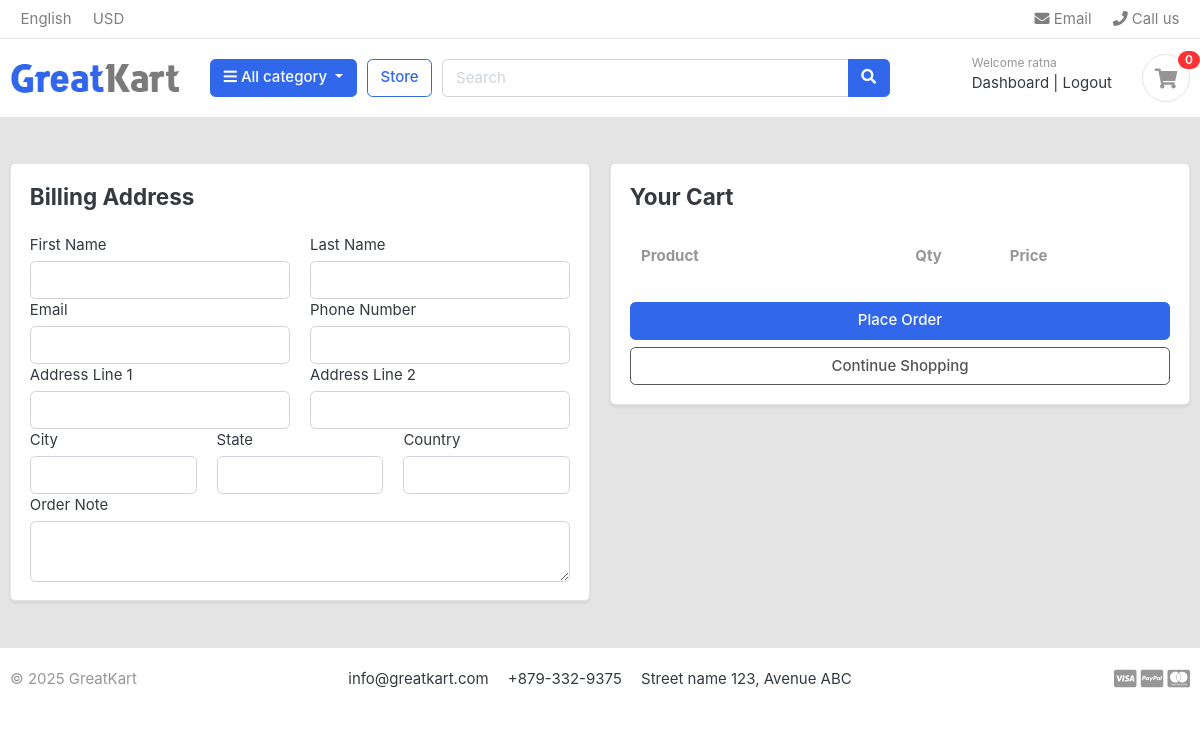
Before: /cart/checkout/ (signed in) with the older database file.
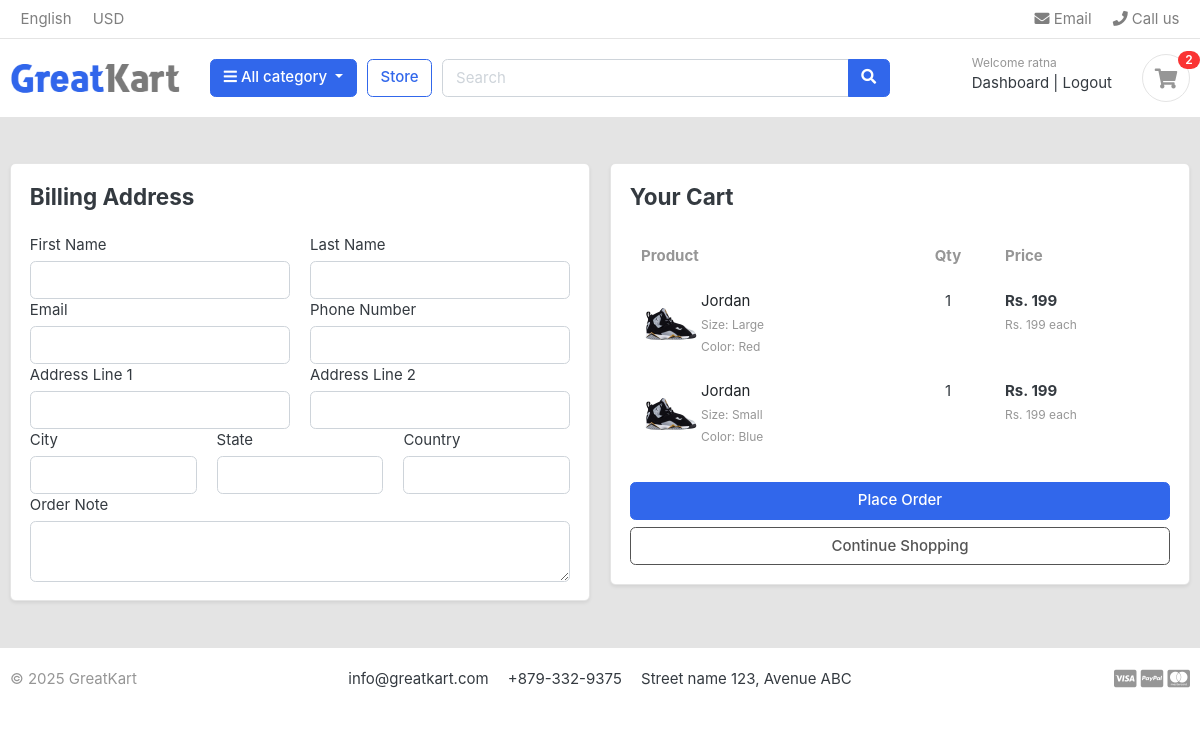
After: the same page with the newer database file.
### carts/models.py (models this page shows, shortened)
class CartItem(models.Model):
    user=models.ForeignKey(Account, on_delete=models.CASCADE, null=True)
    product = models.ForeignKey(Product, on_delete=models.CASCADE)
    variations = models.ManyToManyField(Variation, blank=True)  # Multiple variations can be added for the same product
    cart = models.ForeignKey(Cart, on_delete=models.CASCADE,null=True)
    quantity = models.IntegerField()
    is_active = models.BooleanField(default=True)
    def sub_total(self):
        return self.product.price * self.quantity

### store/models.py (models this page shows, shortened)
class Product(models.Model):
    product_name=models.CharField(max_length=200,unique=True)
    slug=models.SlugField(max_length=255,unique=True)
    description =models.TextField(max_length=500,blank=True)
    price=models.IntegerField()
    images=models.ImageField(upload_to='photos/products')
    stock=models.IntegerField()
    is_available=models.BooleanField(default=True)
    category =models.ForeignKey(Category,on_delete=models.CASCADE)
    created_date=models.DateTimeField(auto_now_add=True)
    modified_date=models.DateTimeField(auto_now=True)
    def get_url(self):
        return reverse('product_detail', args=[self.category.slug, self.slug])

class Variation(models.Model):
    product=models.ForeignKey(Product,on_delete=models.CASCADE)
    variation_category=models.CharField(max_length=100,choices=variation_category_choice)
    variation_value=models.CharField(max_length=100)
    is_active=models.BooleanField(default=True)
    created_data=models.DateTimeField(auto_now_add=True)
    objects=VariationManager()

### carts/views.py (the view)
# urls.py: path("checkout/", views.checkout, name="checkout")
@login_required(login_url='login')
def checkout(request,total=0, quantity=0, cart_items=None):
    try:
        tax = 0
        grand_total = 0
        if request.user.is_authenticated:
            cart_items = CartItem.objects.filter(user=request.user,is_active=True)
        else:
            cart = Cart.objects.get(cart_id=_cart_id(request))
            cart_items = CartItem.objects.filter(cart=cart, is_active=True)
        for cart_item in cart_items:
            total += (cart_item.product.price * cart_item.quantity)
            quantity += cart_item.quantity
        tax = (2 * total) / 100
        grand_total = total + tax
    except ObjectDoesNotExist:
        cart_items = []
    context = {
        'total': total,
        'quantity': quantity,
        'cart_items': cart_items,
        'tax': tax,
        'grand_total': grand_total,
    }
    return render(request, 'store/checkout.html', context)

### carts/context_processors.py (called while the page is built)
def counter(request):
    cart_count=0
    if 'admin' in request.path:
        return{}
    else:
        try:
            cart=Cart.objects.filter(cart_id=_cart_id(request))
            if request.user.is_authenticated:
                cart_items=CartItem.objects.all().filter(user=request.user)
            else:
                cart_items=CartItem.objects.all().filter(cart=cart[:1])
            for cart_item in cart_items:
                cart_count += cart_item.quantity
        except Cart.DoesNotExist:
            cart_count=0
    return dict(cart_count=cart_count)

### carts/views.py (called while the page is built)
def _cart_id(request):
    cart = request.session.session_key
    if not cart:
        cart = request.session.create()
    return cart

### category/context_processors.py (called while the page is built)
def menu_links(request):
    links = Category.objects.all()
    return dict(links=links)

### category/models.py (called while the page is built)
    def get_url(self):
        return reverse('products_by_category', args=[self.slug])

### templates/store/checkout.html (shortened to what the changed rows need)
{% extends 'base.html' %}
{% load static %}
{% block content %}
<section class="py-5 bg-light">
    <div class="container">
        <div class="row g-4">
            <div class="col-lg-6">
                <div class="card shadow-sm">
                    <div class="card-body">
                        <table class="table table-borderless align-middle">
                            <thead class="text-muted">
                                <tr>
                                    <th scope="col">Product</th>
                                    <th scope="col" class="text-center">Qty</th>
                                    <th scope="col" class="text-end">Price</th>
                                </tr>
                            </thead>
                            <tbody>
                                {% for cart_item in cart_items %}
                                <tr>
                                    <td>
                                        <div class="d-flex align-items-center">
                                            <img src="{{ cart_item.product.images.url }}" class="rounded me-2" style="width: 60px; height: 60px; object-fit: cover;">
                                            <div>
                                                <a href="{{ cart_item.product.get_url }}" class="text-dark fw-semibold">{{ cart_item.product.product_name }}</a><br>
                                                <small class="text-muted">
                                                    {% for item in cart_item.variations.all %}
                                                        {{ item.variation_category|capfirst }}: {{ item.variation_value|capfirst }}<br>
                                                    {% endfor %}
                                                </small>
                                            </div>
                                        </div>
                                    </td>
                                    <td class="text-center">{{ cart_item.quantity }}</td>
                                    <td class="text-end">
                                        <div>
                                            <strong>Rs. {{ cart_item.sub_total }}</strong><br>
                                            <small class="text-muted">Rs. {{ cart_item.product.price }} each</small>
                                        </div>
                                    </td>
                                </tr>
                                {% endfor %}
                            </tbody>
                        </table>
                    </div>
                </div>
            </div>
        </div>
    </div>
</section>
{% endblock %}

### templates/includes/navbar.html (shortened to what this page needs)
{% load static %}
<header class="section-header">
    <nav class="navbar p-md-0 navbar-expand-sm navbar-light border-bottom">
    <div class="container">
      <div class="collapse navbar-collapse" id="navbarTop4">
        <ul class="navbar-nav mr-auto">
            <li class="nav-item dropdown">
                 <a href="#" class="nav-link">English</a>
            </li>
            <li class="nav-item dropdown">
                <a href="#" class="nav-link">USD</a>
            </li>
        </ul>
        <ul class="navbar-nav">
            <li><a href="#" class="nav-link"><i class="fa fa-envelope"></i> Email</a></li>
            <li><a href="#" class="nav-link"><i class="fa fa-phone"></i> Call us</a></li>
        </ul>
      </div>
    </div>
    </nav>
    <section class="header-main border-bottom">
        <div class="container">
    <div class="row align-items-center">
        <div class="col-lg-2 col-md-3 col-6">
            <a href="/" class="brand-wrap">
                <img class="logo" src="{% static 'images/logo.png' %}">
            </a>
        </div>
        <div class="col-lg col-sm col-md col-6 flex-grow-0">
            <div class="category-wrap dropdown d-inline-block float-right">
                <button type="button" class="btn btn-primary dropdown-toggle" data-toggle="dropdown">
                    <i class="fa fa-bars"></i> All category
                </button>
            </div>
        </div>
        <a href="{% url 'store' %}" class="btn btn-outline-primary">Store</a>
        <div class="col-lg col-md-6 col-sm-12 col">
            <form action=" {% url "search" %}" class="search" method="GET">
                <div class="input-group w-100">
                    <input type="text" class="form-control" style="width:60%;" placeholder="Search" name="keyword">
                    <div class="input-group-append">
                      <button class="btn btn-primary" type="submit">
                        <i class="fa fa-search"></i>
                      </button>
                    </div>
                </div>
            </form>
        </div>
        <div class="col-lg-3 col-sm-6 col-8 order-2 order-lg-3">
            <div class="d-flex justify-content-end mb-3 mb-lg-0">
                {% if user.is_authenticated %}
                <div class="widget-header">
                    <small class="title text-muted">Welcome {{ user.first_name }}</small>
                    <div>
                        <a href="{% url "dashboard" %}">Dashboard</a> <span class="dark-transp"> | </span>
                        <a href="{% url 'logout' %}">Logout</a>
                    </div>
                </div>
            {% endif %}
                <a href=" {% url "cart" %}" class="widget-header pl-3 ml-3">
                    <div class="icon icon-sm rounded-circle border"><i class="fa fa-shopping-cart"></i></div>
                    <span class="badge badge-pill badge-danger notify">{{ cart_count}}</span>
                </a>
            </div>
        </div>
    </div>
        </div>
    </section>
    </header>

Changed rows visible on the page:
added CartItem: product.images (picture), product.product_name "Jordan", quantity "1", sub_total "199", product.price "199"
now on this page (row unchanged): Variation: variation_category "Size", variation_value "Large", shown under "Jordan"
now on this page (row unchanged): Variation: variation_category "Color", variation_value "Red", shown under "Jordan"
added CartItem: product.images (picture), product.product_name "Jordan", quantity "1", sub_total "199", product.price "199"
now on this page (row unchanged): Variation: variation_category "Size", variation_value "Small", shown under "Jordan"
now on this page (row unchanged): Variation: variation_category "Color", variation_value "Blue", shown under "Jordan"
Other visible differences:
{{ cart_count }}: "0" → "2"
